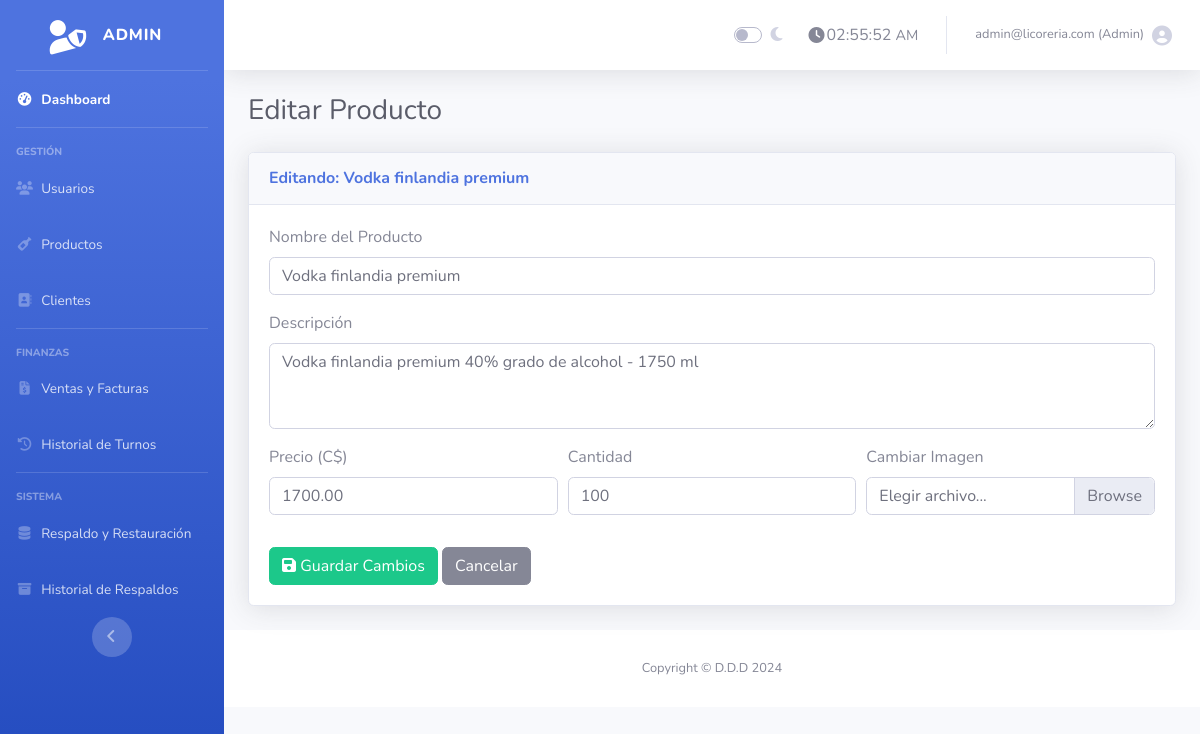
Page /editar_producto.php?id=120 (signed in) on the committed database.
### tables this page shows
CREATE TABLE `productos` (
  `id` int(11) NOT NULL AUTO_INCREMENT,
  `nombre` varchar(255) NOT NULL,
  `descripcion` text DEFAULT NULL,
  `precio` decimal(10,2) NOT NULL,
  `cantidad` int(11) NOT NULL DEFAULT 0,
  `imagen_url` varchar(255) DEFAULT NULL,
  `fecha_creacion` timestamp NOT NULL DEFAULT current_timestamp(),
  `categoria` varchar(255) DEFAULT NULL,
  PRIMARY KEY (`id`)
);

### editar_producto.php (the view, shortened to what this page needs)
<?php
require 'conexion.php';
$producto = null;
$id = isset($_POST['id']) ? $_POST['id'] : $_GET['id'];
$stmt = $conexion->prepare("SELECT id, nombre, descripcion, precio, cantidad, imagen_url FROM productos WHERE id = ?");
$stmt->bind_param("i", $id);
$stmt->execute();
$resultado = $stmt->get_result();
if ($resultado->num_rows > 0) {
    $producto = $resultado->fetch_assoc();
} else {
    $mensaje = "<div class='alert alert-warning'>Producto no encontrado.</div>";
}
include 'admin_header.php';
?>
<h1 class="h3 mb-4 text-gray-800">Editar Producto</h1>
<?php if ($producto): ?>
<div class="card shadow mb-4">
    <div class="card-header py-3">
        <h6 class="m-0 font-weight-bold text-primary">Editando: <?php echo htmlspecialchars($producto['nombre']); ?></h6>
    </div>
    <div class="card-body">
        <form method="POST" action="editar_producto.php" enctype="multipart/form-data">
            <div class="form-group">
                <label for="nombre">Nombre del Producto</label>
                <input type="text" id="nombre" name="nombre" class="form-control" value="<?php echo htmlspecialchars($producto['nombre']); ?>" required>
            </div>
            <div class="form-group">
                <label for="descripcion">Descripción</label>
                <textarea id="descripcion" name="descripcion" class="form-control" rows="3"><?php echo htmlspecialchars($producto['descripcion']); ?></textarea>
            </div>
            <div class="form-row">
                <div class="form-group col-md-4"><label for="precio">Precio (C$)</label><input type="number" id="precio" name="precio" class="form-control" value="<?php echo $producto['precio']; ?>" step="0.01" required></div>
                <div class="form-group col-md-4"><label for="cantidad">Cantidad</label><input type="number" id="cantidad" name="cantidad" class="form-control" value="<?php echo $producto['cantidad']; ?>" min="0" required></div>
                <div class="form-group col-md-4"><label for="imagen">Cambiar Imagen</label><div class="custom-file"><label class="custom-file-label" for="imagen">Elegir archivo...</label></div></div>
            </div>
            <div class="mt-3">
                <button type="submit" class="btn btn-success"><i class="fas fa-save"></i> Guardar Cambios</button>
                <a href="gestion_productos.php" class="btn btn-secondary">Cancelar</a>
            </div>
        </form>
    </div>
</div>
<?php endif; ?>
<?php include 'admin_footer.php'; ?>

### rows in the picture
productos: nombre "Vodka finlandia premium", descripcion "Vodka finlandia premium 40% grado de alcohol - 1750 ml", precio "1700.00", cantidad "100"

### other values in the picture
$_SESSION['usuario'] "admin@licoreria.com"
